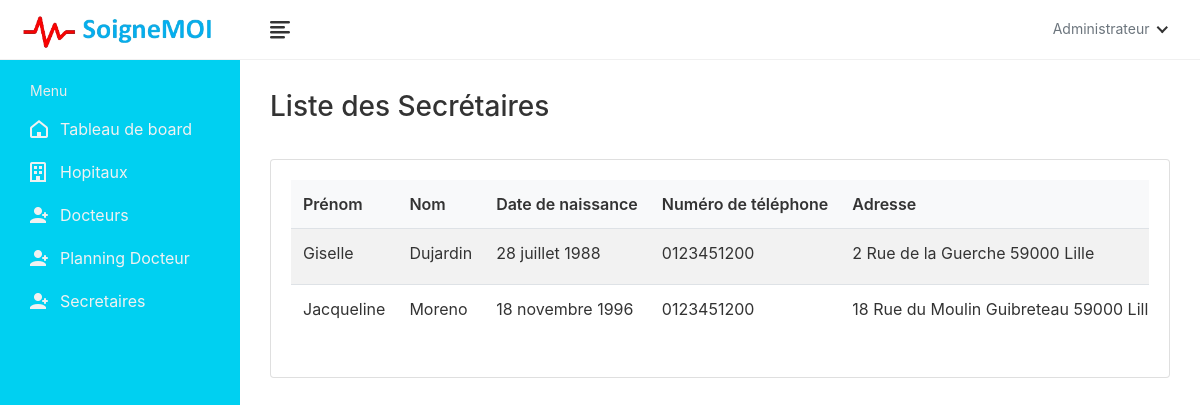
The app's page /secretaries/ (signed in), older data.
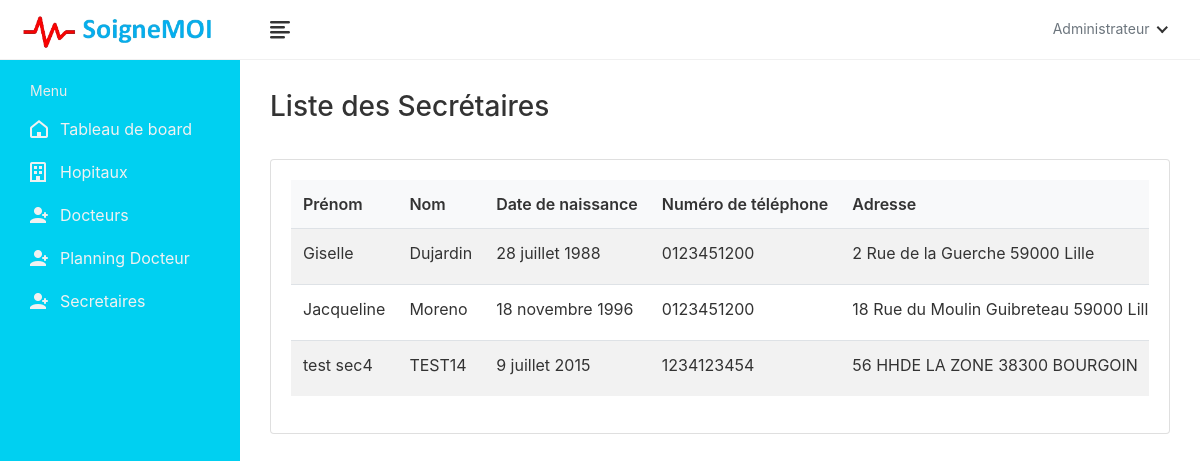
The same page, newer data.
### book/models.py (models this page shows, shortened)
class Secretary(models.Model):
    secretary_id = models.AutoField(primary_key=True)
    user = models.OneToOneField(User, on_delete=models.CASCADE, null=True, blank=True, related_name='secretary')
    first_name = models.CharField(max_length=200, null=True)
    last_name = models.CharField(max_length=200, null=True)
    phone_number = models.CharField(max_length=200, null=True, blank=True)
    address = models.CharField(max_length=200, null=True, blank=True)
    date_of_birth = models.DateField(null=True, blank=True)
    reg_number = models.CharField(max_length=6, null=True, blank=True)
    hospital_name = models.ForeignKey(Hospital, on_delete=models.SET_NULL, null=True)

### book/views.py (the view)
# urls.py: path('secretaries/', SecretaryListView.as_view(), name='secretary-list'),
class SecretaryListView(LoginRequiredMixin, ListView):
    model = Secretary
    template_name = 'book/administration/secretary/secretary-list.html'
    context_object_name = 'secretaries'

### templates/book/administration/secretary/secretary-list.html (shortened to what this page needs)
{% extends 'book/administration/admin-base.html' %}
{% load static %}
{% block content %}
<body>
    <div class="main-wrapper">
        <header class="header">
            {% include 'book/administration/hospital-admin-navbar.html' %}
        </header>
        <aside class="sidebar" id="sidebar">
            {% include 'book/administration/hospital-admin-sidebar.html' %}
        </aside>
        <div class="page-wrapper">
            <div class="content container-fluid">
                <div class="page-header">
                    <div class="row">
                        <div class="col-sm-12">
                            <h3 class="page-title">Liste des Secrétaires</h3>
                        </div>
                    </div>
                </div>
                <div class="row">
                    <div class="col-md-12">
                        <div class="card">
                            <div class="card-body">
                                <div class="table-responsive">
                                    <table class="table table-striped">
                                        <thead>
                                            <tr>
                                                <th>Prénom</th>
                                                <th>Nom</th>
                                                <th>Date de naissance</th>
                                                <th>Numéro de téléphone</th>
                                                <th>Adresse</th>
                                            </tr>
                                        </thead>
                                        <tbody>
                                            {% for secretary in secretaries %}
                                            {% with modal_id=forloop.counter0 %}
                                            <tr>
                                                <td>{{ secretary.first_name }}</td>
                                                <td>{{ secretary.last_name }}</td>
                                                <td>{{ secretary.date_of_birth }}</td>
                                                <td>{{ secretary.phone_number }}</td>
                                                <td>{{ secretary.address }}</td>
                                            </tr>
                                            {% endwith %}
                                            {% endfor %}
                                        </tbody>
                                    </table>
                                </div>
                            </div>
                        </div>
                    </div>
                </div>
            </div>
        </div>
    </div>
</body>
{% endblock content %}

Row changes from the older to the newer data that the page shows:
added Secretary: first_name "test sec4", last_name "TEST14", date_of_birth "9 juillet 2015", phone_number "1234123454", address "56 HHDE LA ZONE 38300 BOURGOIN"
